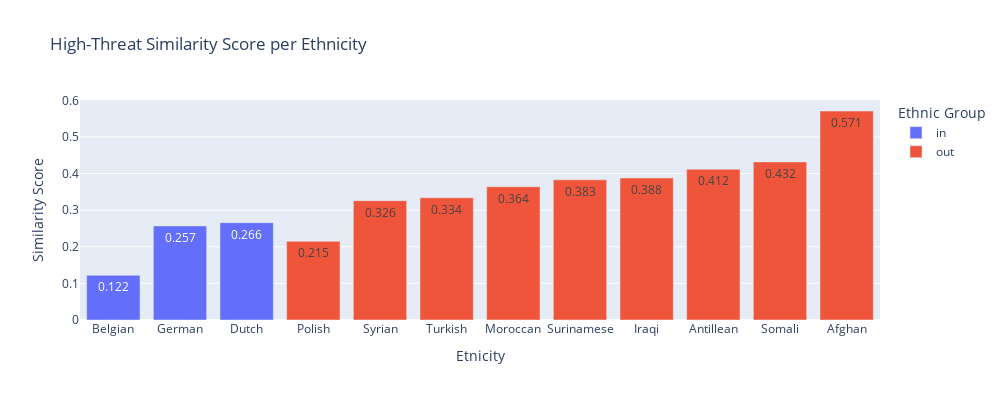
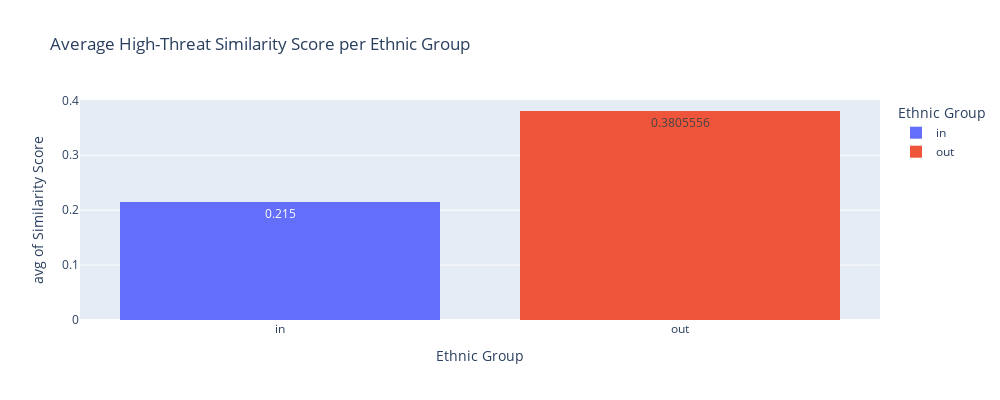

Notebook code cell kept with these figures, in order:
### Code cell
ht_ass_df = pd.DataFrame(columns=['Etnicity', 'Similarity Score', 'Ethnic Group'])
for i, (key, value) in enumerate(high_threat_ass_score.items()):
    if key in in_group:
        ht_ass_df.loc[i] = [etnicity_mapping[key], round(value, 3), 'in']
    else:
        ht_ass_df.loc[i] = [etnicity_mapping[key], round(value, 3), 'out']

ht_ass_df.sort_values(by='Similarity Score', ascending=True, inplace=True)
fig = px.bar(ht_ass_df, x='Etnicity', y='Similarity Score', color='Ethnic Group', title='High-Threat Similarity Score per Ethnicity', width=1000, height=400, text_auto=True)
fig.show()

fig = px.histogram(ht_ass_df, x='Ethnic Group', y='Similarity Score', color='Ethnic Group',title='Average High-Threat Similarity Score per Ethnic Group', width=1000, height=400, text_auto=True, histfunc='avg')
fig.show()

### Figure 1 — Plotly figure (JSON) as saved in the notebook; plotly's stock layout.template omitted (floating-point values rounded to 4 significant figures)
{"data": [{"alignmentgroup": "True", "hovertemplate": "Ethnic Group=in<br>Etnicity=%{x}<br>Similarity Score=%{y}<extra></extra>", "legendgroup": "in", "marker": {"color": "#636efa", "pattern": {"shape": ""}}, "name": "in", "offsetgroup": "in", "orientation": "v", "showlegend": true, "textposition": "auto", "texttemplate": "%{y}", "type": "bar", "x": ["Belgian", "German", "Dutch"], "xaxis": "x", "y": [0.122, 0.257, 0.266], "yaxis": "y"}, {"alignmentgroup": "True", "hovertemplate": "Ethnic Group=out<br>Etnicity=%{x}<br>Similarity Score=%{y}<extra></extra>", "legendgroup": "out", "marker": {"color": "#EF553B", "pattern": {"shape": ""}}, "name": "out", "offsetgroup": "out", "orientation": "v", "showlegend": true, "textposition": "auto", "texttemplate": "%{y}", "type": "bar", "x": ["Polish", "Syrian", "Turkish", "Moroccan", "Surinamese", "Iraqi", "Antillean", "Somali", "Afghan"], "xaxis": "x", "y": [0.215, 0.326, 0.334, 0.364, 0.383, 0.388, 0.412, 0.432, 0.571], "yaxis": "y"}], "layout": {"barmode": "relative", "height": 400, "legend": {"title": {"text": "Ethnic Group"}, "tracegroupgap": 0}, "title": {"text": "High-Threat Similarity Score per Ethnicity"}, "width": 1000, "xaxis": {"anchor": "y", "domain": [0, 1], "title": {"text": "Etnicity"}}, "yaxis": {"anchor": "x", "domain": [0, 1], "title": {"text": "Similarity Score"}}}}

### Figure 2 — Plotly figure (JSON) as saved in the notebook; plotly's stock layout.template omitted (floating-point values rounded to 4 significant figures)
{"data": [{"alignmentgroup": "True", "bingroup": "x", "histfunc": "avg", "hovertemplate": "Ethnic Group=%{x}<br>avg of Similarity Score=%{y}<extra></extra>", "legendgroup": "in", "marker": {"color": "#636efa", "pattern": {"shape": ""}}, "name": "in", "offsetgroup": "in", "orientation": "v", "showlegend": true, "texttemplate": "%{value}", "type": "histogram", "x": ["in", "in", "in"], "xaxis": "x", "y": [0.122, 0.257, 0.266], "yaxis": "y"}, {"alignmentgroup": "True", "bingroup": "x", "histfunc": "avg", "hovertemplate": "Ethnic Group=%{x}<br>avg of Similarity Score=%{y}<extra></extra>", "legendgroup": "out", "marker": {"color": "#EF553B", "pattern": {"shape": ""}}, "name": "out", "offsetgroup": "out", "orientation": "v", "showlegend": true, "texttemplate": "%{value}", "type": "histogram", "x": ["out", "out", "out", "out", "out", "out", "out", "out", "out"], "xaxis": "x", "y": [0.215, 0.326, 0.334, 0.364, 0.383, 0.388, 0.412, 0.432, 0.571], "yaxis": "y"}], "layout": {"barmode": "relative", "height": 400, "legend": {"title": {"text": "Ethnic Group"}, "tracegroupgap": 0}, "title": {"text": "Average High-Threat Similarity Score per Ethnic Group"}, "width": 1000, "xaxis": {"anchor": "y", "categoryarray": ["in", "out"], "categoryorder": "array", "domain": [0, 1], "title": {"text": "Ethnic Group"}}, "yaxis": {"anchor": "x", "domain": [0, 1], "title": {"text": "avg of Similarity Score"}}}}
